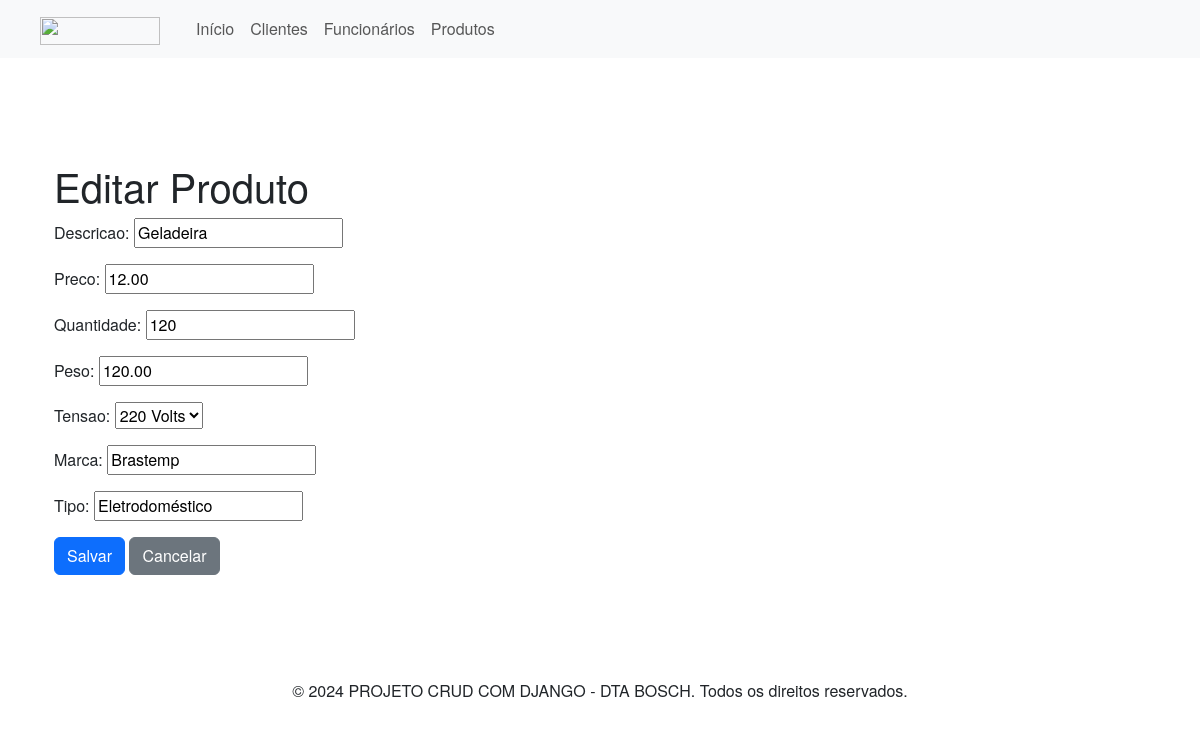
The app's page /produtos/editar/1/ with its own data.
### produtos/models.py (models this page shows)
class Produtos(models.Model):
    escolha_tensao=(
        ("110V","110 Volts"),
        ("220V","220 Volts"),
    )
    descricao = models.CharField(max_length=200)
    preco = models.DecimalField(max_digits=10, decimal_places=2)
    quantidade = models.CharField(max_length=50,null=True)
    peso = models.DecimalField(max_digits=8, decimal_places=2,null=True)
    tensao = models.CharField(max_length=4, choices=escolha_tensao, blank=False, null=False,default="Escolha uma opção")
    marca = models.CharField(max_length=50)
    tipo = models.CharField(max_length=50,null=True)

### produtos/views.py (the view)
# urls.py: path('editar/<int:pk>/', views.edita_produto, name='edita_produto'),
def edita_produto(request,pk):
    produtos= get_object_or_404(Produtos,pk=pk)
    if request.method == 'POST':
        form = ProdutosForms(request.POST, instance=produtos)
        if form.is_valid():
            form.save()
            return redirect('lista_produtos')
    else:
        form=ProdutosForms(instance=produtos)
    return render(request, 'produtos/edita_produto.html',{'form':form})

### produtos/forms.py
class ProdutosForms(forms.ModelForm):
    class Meta:
        model = Produtos
        fields = ['descricao','preco','quantidade','peso','tensao','marca','tipo']

### produtos/templates/produtos/edita_produto.html (shortened to what this page needs)
{% extends "base.html" %}
{% block content %}
<div class="container">
    <h1>Editar Produto</h1>
    <form method="post">
        {{ form.as_p }}
        <button type="submit" class="btn btn-primary">Salvar</button>
        <a href="{% url 'lista_produtos' %}" class="btn btn-secondary">Cancelar</a>
    </form>
</div>
{% endblock %}

### static/styles/style.css (style rules this page uses)
* { font-family: boschsans, Helvetica Neue, Helvetica, Arial, sans-serif; }

### records on screen
Produtos: descricao "Geladeira", preco "12.00", quantidade "120", peso "120.00", tensao "220 Volts", marca "Brastemp", tipo "Eletrodoméstico"
